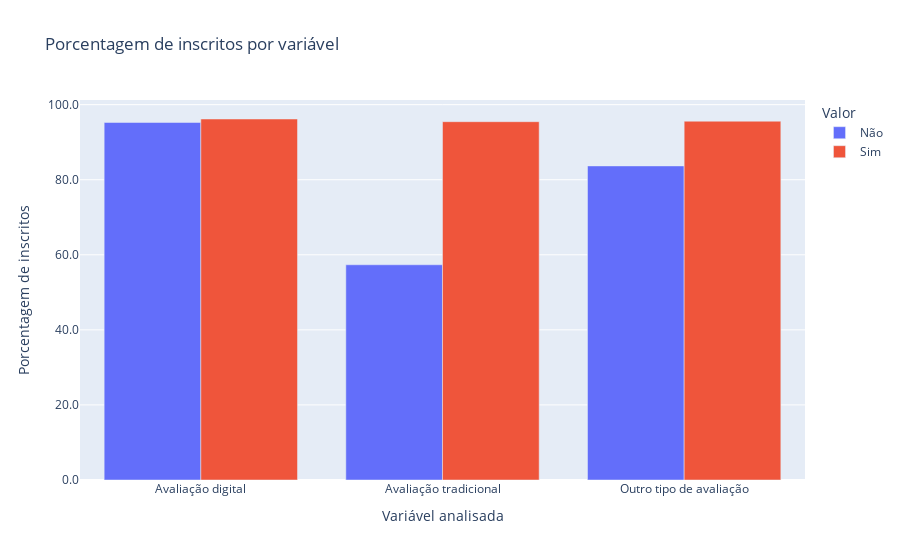

Notebook code cell kept with this figure:
### Code cell
def plot_porcentagem_inscritos(df, colunas, target, nomes_colunas=None):

    dados_plot = []

    for col in colunas:
        nome_exibicao = nomes_colunas[col] if nomes_colunas and col in nomes_colunas else col

        porcentagens = df.groupby(col)[target].mean() * 100

        for valor, porcentagem in porcentagens.items():
            dados_plot.append({
                'variavel': nome_exibicao,
                'valor_binario': 'Sim' if valor == 1 else 'Não',
                'porcentagem_inscritos': porcentagem
            })

    df_plot = pd.DataFrame(dados_plot)

    fig = px.bar(df_plot,
                 x='variavel',
                 y='porcentagem_inscritos',
                 color='valor_binario',
                 barmode='group',
                 labels={
                     'porcentagem_inscritos': 'Porcentagem de inscritos',
                     'variavel': 'Variável analisada',
                     'valor_binario': 'Valor'
                 },
                 title='Porcentagem de inscritos por variável')

    fig.update_layout(yaxis_tickformat=".1f")
    return fig


cols = ['ev_digital', 'ev_trad', 'ev_outro']
d = {
    'ev_digital': 'Avaliação digital',
    'ev_trad': 'Avaliação tradicional',
    'ev_outro': 'Outro tipo de avaliação'
}

fig = plot_porcentagem_inscritos(df, cols, 'inscrito_actual', d)
fig.show()

### Figure 1 — Plotly figure (JSON) as saved in the notebook; plotly's stock layout.template omitted (floating-point values rounded to 4 significant figures)
{"data": [{"alignmentgroup": "True", "hovertemplate": "Valor=Não<br>Variável analisada=%{x}<br>Porcentagem de inscritos=%{y}<extra></extra>", "legendgroup": "Não", "marker": {"color": "#636efa", "pattern": {"shape": ""}}, "name": "Não", "offsetgroup": "Não", "orientation": "v", "showlegend": true, "textposition": "auto", "type": "bar", "x": ["Avaliação digital", "Avaliação tradicional", "Outro tipo de avaliação"], "xaxis": "x", "y": [95.25, 57.34, 83.68], "yaxis": "y"}, {"alignmentgroup": "True", "hovertemplate": "Valor=Sim<br>Variável analisada=%{x}<br>Porcentagem de inscritos=%{y}<extra></extra>", "legendgroup": "Sim", "marker": {"color": "#EF553B", "pattern": {"shape": ""}}, "name": "Sim", "offsetgroup": "Sim", "orientation": "v", "showlegend": true, "textposition": "auto", "type": "bar", "x": ["Avaliação digital", "Avaliação tradicional", "Outro tipo de avaliação"], "xaxis": "x", "y": [96.18, 95.46, 95.59], "yaxis": "y"}], "layout": {"barmode": "group", "legend": {"title": {"text": "Valor"}, "tracegroupgap": 0}, "title": {"text": "Porcentagem de inscritos por variável"}, "xaxis": {"anchor": "y", "domain": [0, 1], "title": {"text": "Variável analisada"}}, "yaxis": {"anchor": "x", "domain": [0, 1], "tickformat": ".1f", "title": {"text": "Porcentagem de inscritos"}}}}
